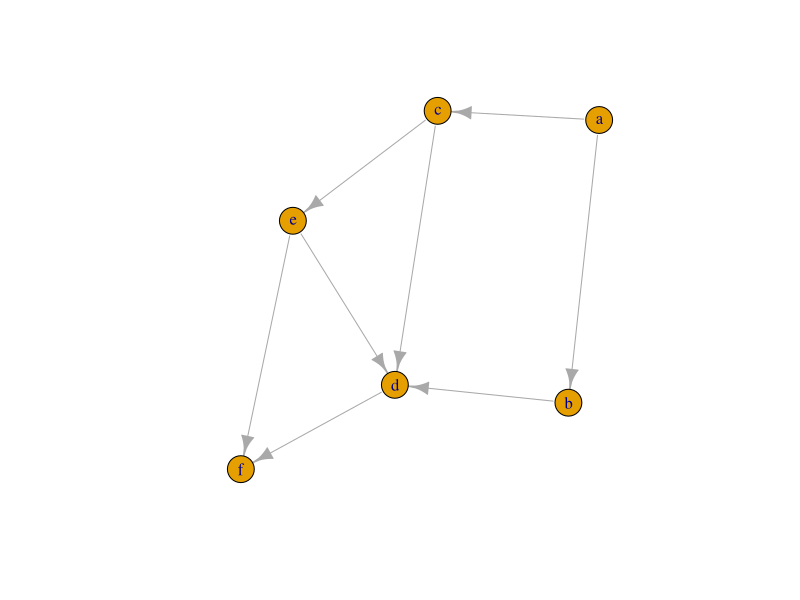
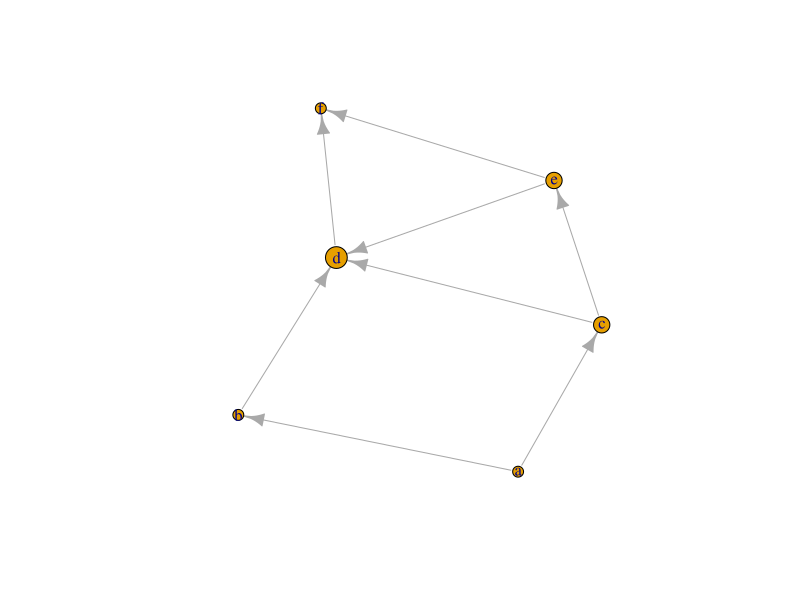
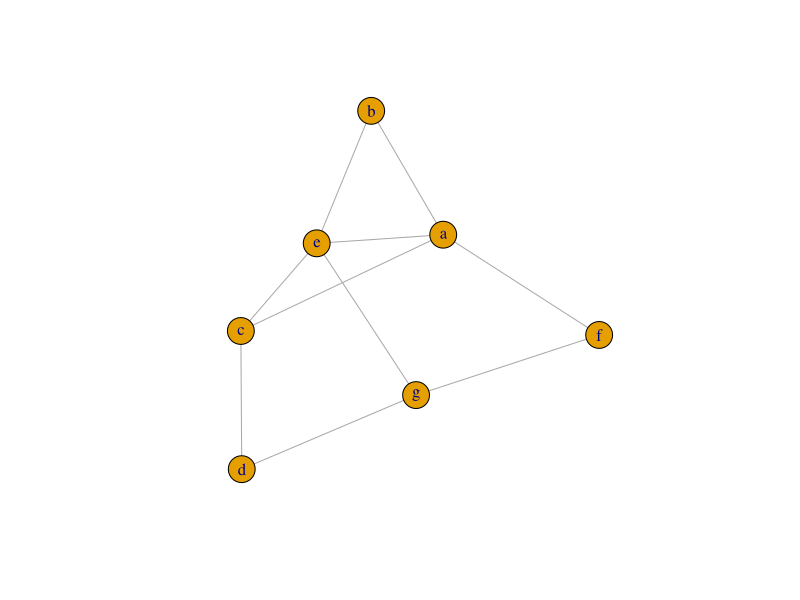
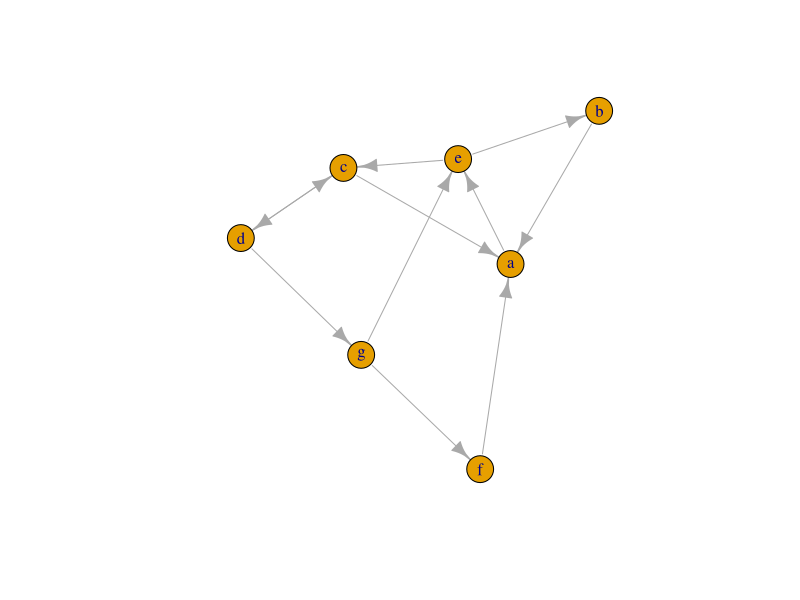
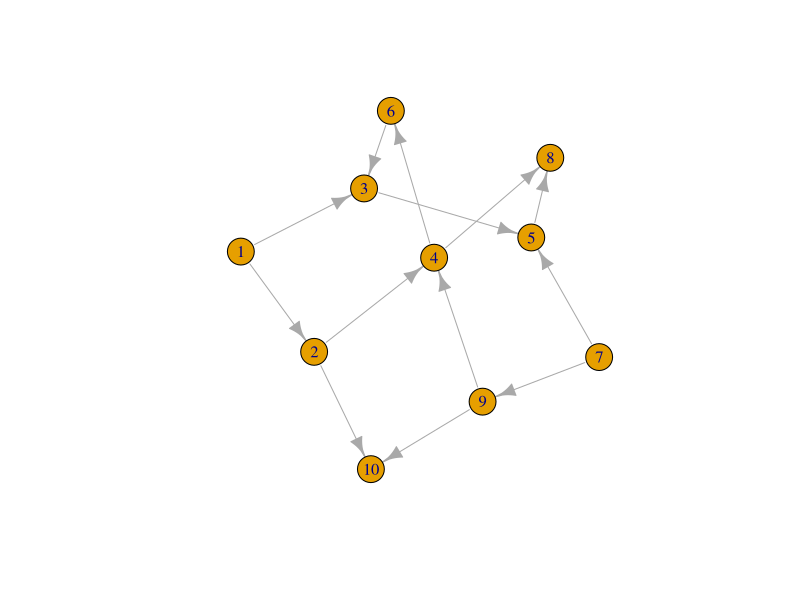

Recreate these plots in R, in order.
## ---- chunk 1
knitr::opts_chunk$set(echo = TRUE)
## ---- chunk 2
library(igraph) # Load the igraph package
## ---- chunk 3
g2 <- graph(edges = c("a","b", "a","c", "b","d", "c","d", "c","e", "e","d", "e","f", "d","f"))
plot (g2)
E(g2)
V(g2)
#Adjacentiematrix opstellen
g2[]
#Graad bepalen
deg <- degree(g2, mode="all")
plot(g2, vertex.size=deg*3)
## ---- chunk 4
#u <- undirected
ug <- graph(edges = c("a","f","a","e","a","b","a","c","b","e", "c","d","c","e","d","g", "e","g","f","g"), directed= F)
plot(ug)
#d <- directed
dg <- graph(edges = c("a","e","b","a","c","d","c","a","d","c","e","c","e","b","f","a","g","e","g","f","d","g"), directed= T)
plot(dg)
E(ug)
E(dg)
# Buren bepalen van e, graad bepalen van e
uNeighbors <- neighbors(ug, "e")
uNeighbors
uGraadE <- length(uNeighbors)
uGraadE
dNeighbors <- neighbors(dg,"e")
dGraadE <- length(dNeighbors)
dNeighbors
dGraadE
ug[]
dg[]
## ---- chunk 5
modules <- graph(edges = c(1,2,1,3, 2,4,2,10,3,5,4,6,4,8,5,8,6,3,7,5,7,9,9,4,9,10), directed= T)
plot(modules)
topo_sort(modules)

